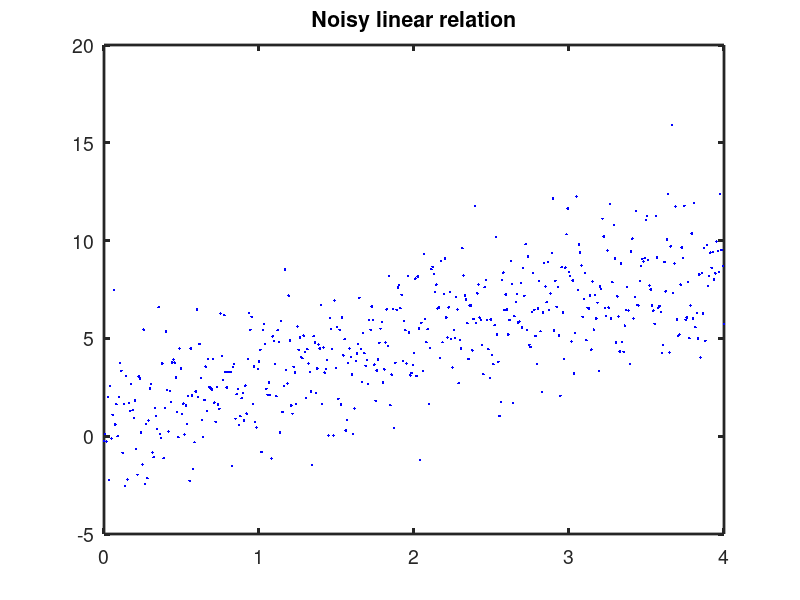
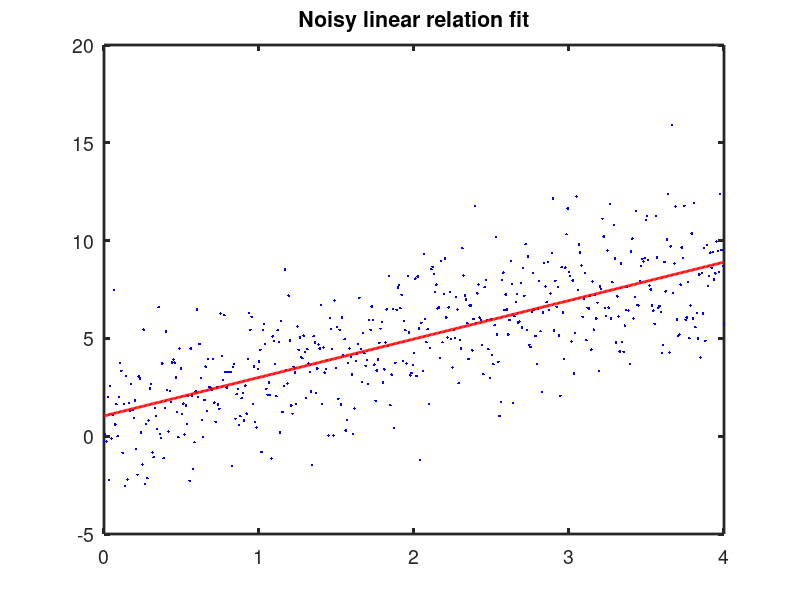
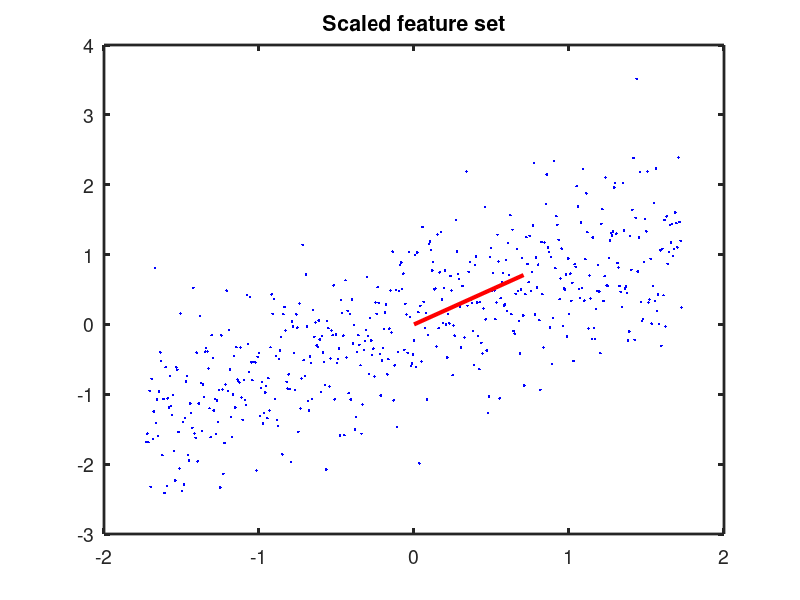
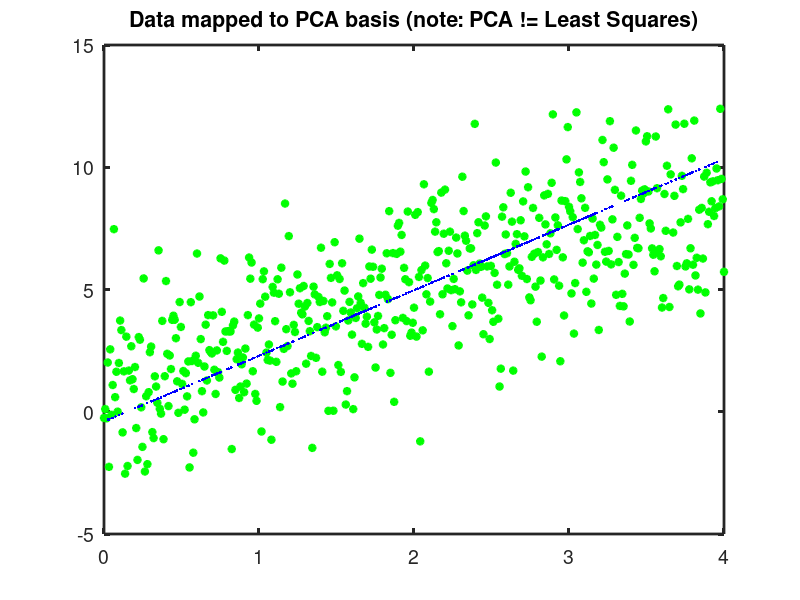

Source code (MATLAB) for these figures, in order:
%SVD/PCA psuedo tutorial
clear; close all;
set(0, 'defaultlinelinewidth', 2, 'defaultaxeslinewidth', 2, 'defaultaxesfontsize', 14);

sample_size = 501;

% Make some straight line data
theta0 = 1;
theta1 = 2;
% alternatively write
theta = zeros(2, 1); %similar to fortran, indexing starts at 1 (unlike Fortran can't change it)
theta(1) = theta0;
theta(2) = theta1;
x = linspace(0, 4, sample_size);
x = transpose(x); %make a column vector, matlab default is row vector(?) that's confusing given it is a column major order language
y = theta0 + theta1*x;
y = y + randn(size(y))*2;
plot(x, y, '.b'); title('Noisy linear relation');

% least squares cost with L2 regularization 
% (@ just means anonymous function and makes for easy readability)
%J = @(A, th, y, lambda) (y-A*th)'*(y-A*th) + lambda/length(x)*sum(th(2:end).^2); %penalize all except theta0 as bias is needed
J = @(A, th, y, lambda) (y-A*th)'*(y-A*th) + lambda/length(x)*sum(th(3:end).^2); %if absolutely know first two theta terms are correct then regularize beyond
poly_vals = 2; %how many higher order polynomial terms to fit
initial_theta = ones(poly_vals+1, 1); %initialize theta guess for minimization
lambda_val = 1e8; % changing this higher will kill the higher theta terms because only way to make cost approach zero is to have very small higher theta terms
X_poly = repmat(x, [1, poly_vals]);
X_poly = bsxfun(@power, X_poly, 1:poly_vals);
A = [ones(length(x), 1), X_poly]; %y = col1*theta0 + [col2, .., poly_vals]*x^poly_vals 
[theta_est, cost] = fminunc(@(t) (J(A, t, y, lambda_val)), initial_theta); %minimizing t given A, y, and lambda
y_est = A*theta_est;
figure;
plot(x, y, '.b', x, y_est, '-r', 'linewidth', 2); title('Noisy linear relation fit');

% now PCA
X = [x, y];
% need to get (X-mean(X))/std(X), std(X) not a requirement but a good idea whereas mean subtraction is required by definition of cov
mean_X = mean(X);
X_norm = bsxfun(@minus, X, mean_X);
sigma_X = std(X);
X_norm = bsxfun(@rdivide, X_norm, sigma_X);
[U, S, V] = svd(X_norm); 
% V(:, 1) is the singular vector 
figure;
plot(X_norm(:, 1), X_norm(:, 2), '.b'); hold on;
plot([0, V(1, 1)], [0, V(2, 1)], 'linestyle', '-', 'color', 'r', 'linewidth', 3); hold off;
title('Scaled feature set');
% scale back to original content
PCscore = X_norm*V; %alternatively since X_norm = U*S*V^T then PCscore = U*S;
dim_keep = 1;
X_reduce = PCscore(:, 1:dim_keep)*V(:, 1:dim_keep)';
X_reduce = bsxfun(@times, X_reduce, sigma_X); 
X_reduce = bsxfun(@plus, X_reduce, mean_X);
figure;
plot(X(:, 1), X(:, 2), '*g'); hold on;
plot(X_reduce(:, 1), X_reduce(:, 2), '.b'); hold on;
xlim([0, 4]); ylim([-5, 15]);
title('Data mapped to PCA basis (note: PCA != Least Squares)'); %PCA is not least squares, in low noise they could be similar

% PCA for ellipse
% make the ellipse
a = 3;
b = 8;
x0 = 2;
y0 = 1;
span = max([a, b]);
xvals = -span-2:.1:span+2;
yvals = xvals; % make square region
[Xg, Yg] = meshgrid(xvals, yvals);
theta = 45;
Xg_rot = Xg.*cosd(theta) - Yg.*sind(theta);
Yg_rot = Xg.*sind(theta) + Yg.*cosd(theta);
ellipse = zeros(size(Xg));
ellipse_map = ((Xg_rot-x0).^2/a^2 + (Yg_rot-y0).^2/b^2) <= 1;
ellipse(ellipse_map) = 1;
figure; imagesc(Xg, Yg, ellipse);
set(gca, 'ydir', 'normal')
[ye, xe] = find(ellipse); % get the coordinates of the ellipse
X = [ye, xe];
mean_X = mean(X);
X_norm = bsxfun(@minus, X, mean_X);
sigma_X = std(X);
X_norm = bsxfun(@rdivide, X_norm, sigma_X);
[U, S, V] = svd(X_norm); 
% V(:, 1) is the singular vector 
figure;
plot(X_norm(:, 1), X_norm(:, 2), '.b'); hold on;
plot([0, V(1, 1)], [0, V(2, 1)], 'linestyle', '-', 'color', 'r', 'linewidth', 3); 
plot([0, V(1, 2)], [0, V(2, 2)], 'linestyle', '-', 'color', 'c', 'linewidth', 3); hold off;
title('Scaled feature set');
% scale back to original content
PCscore = X_norm*V; %alternatively since X_norm = U*S*V^T then PCscore = U*S;
dim_keep = 1;
X_reduce = PCscore(:, 1:dim_keep)*V(:, 1:dim_keep)';
X_reduce = bsxfun(@times, X_reduce, sigma_X); 
X_reduce = bsxfun(@plus, X_reduce, mean_X);
%figure;
%plot(X(:, 1), X(:, 2), '*g'); hold on;
%plot([mean_X(1), mean_X(1)+V(1, 1)*b/2], [mean_X(2), mean_X(2)+V(2, 1)*b/2], 'linestyle', '-', 'color', 'r', 'linewidth', 3);
%plot([mean_X(1), mean_X(1)+V(1, 2)*a/2], [mean_X(2), mean_X(2)+V(2, 2)*a/2], 'linestyle', '-', 'color', 'b', 'linewidth', 3); hold off;
